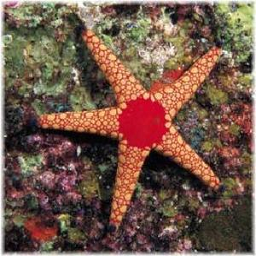
%> input picture Big Image/1.tiff, 256 x 256 px
$ octave AAAA_ENC_4_images.m   (GNU Octave 9; MATLAB toolbox functions it lacks are replaced by stand-ins)
%> lines starting %> are read from the running program, lines starting %| are printed output that depends on the picture
clc;        % clear screeon
clear all;      % clear all

tic


img1 = imread('1.tiff');
%> img1 is the input picture: size 256x256x3 uint8; mean R, G, B 114.8, 87.5, 73.5
img2 = imread('2.tiff');
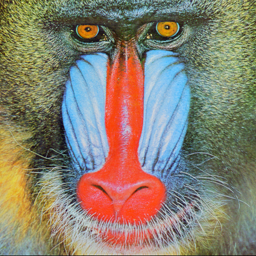
%> input picture Big Image/2.tiff, 256 x 256 px
%> img2 is the input picture: size 256x256x3 uint8; mean R, G, B 137.4, 128.9, 113.1
img3 = imread('3.tiff');
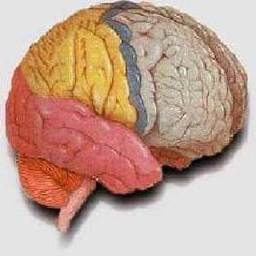
%> input picture Big Image/3.tiff, 256 x 256 px
%> img3 is the input picture: size 256x256x3 uint8; mean R, G, B 195.6, 162.6, 145.4
img4 = imread('4.tiff');
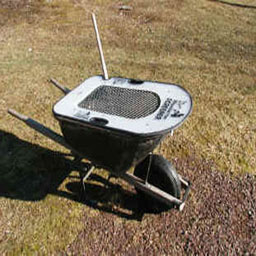
%> input picture Big Image/4.tiff, 256 x 256 px
%> img4 is the input picture: size 256x256x3 uint8; mean R, G, B 129.3, 112.3, 85.6
% [7 lines of commented-out code are left out]
 bigimg_all = [img1,  img2; img3, img4]; % Merging all images to single big image
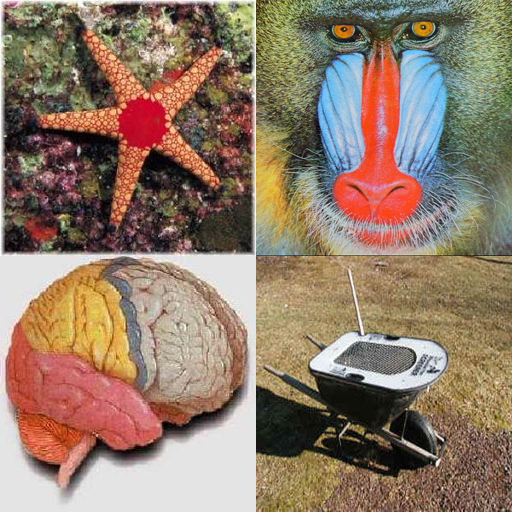
%> bigimg_all: size 512x512x3 uint8; mean R, G, B 144.3, 122.8, 104.4
 imwrite(bigimg_all, 'bigimg_1024.tiff','tiff');

bigimg = cat(3, img1, img2, img3, img4);
% bigimg = cat(3, img1, img2, img3, img4, img5, img6, img7, img8, img9);


% bigimg(100, 100, 2)
% bigimg(100, 100, 2) = 200;


bigimg = uint8(bigimg);
bigimgorg = bigimg;   %Use to calculate entropy of orignal image

[m,n,p] = size(bigimg);
%> m = 256; n = 256; p = 12
bigimg = double(bigimg);

%> (the run ends here)
